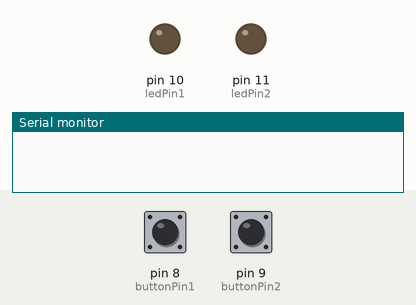
Simulated run of this sketch. Board: Arduino Uno, built with avr-gcc and run on an emulated ATmega328P. Shown: output pins drawn as LEDs (lit = HIGH), the last lines printed to the serial monitor. Inputs (shaded band) come from the test bench; at power-on: pin 8 (buttonPin1) LOW, pin 9 (buttonPin2) LOW.

Above: at 1.2 s.
1.3 s: pin 8 (buttonPin1) pulled HIGH for 0.15 s
At 1.4 s:
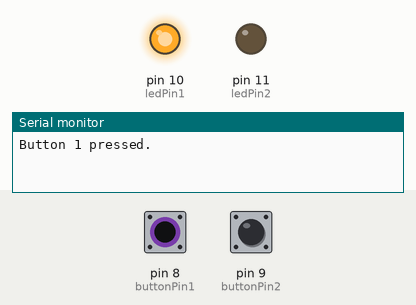
3.0 s: pin 9 (buttonPin2) pulled HIGH for 0.15 s
At 3.1 s:
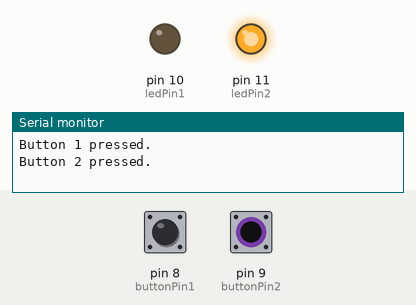
4.7 s: pin 9 (buttonPin2) pulled HIGH for 3.2 s
At 8.9 s:
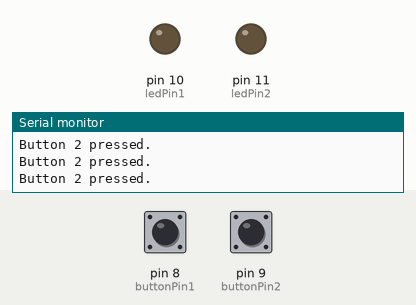
9.4 s: pin 8 (buttonPin1) pulled HIGH for 3.2 s
At 10.0 s:
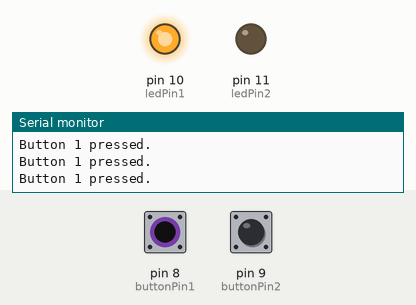
Timing chart, 0 to 14.1 s (numbered marks = the images above; inputs shaded):
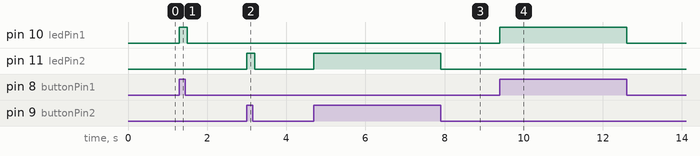

Measured:
- after the input at 1.3 s, pin 10 (ledPin1): LOW → HIGH at once, → LOW 0.20 s later
- after the input at 3.0 s, pin 11 (ledPin2): LOW → HIGH at once, → LOW 0.20 s later
- after the input at 4.7 s, pin 11 (ledPin2): LOW → HIGH at once, → LOW 3.2 s later
- after the input at 9.4 s, pin 10 (ledPin1): LOW → HIGH at once, → LOW 3.2 s later

The sketch:

Jeopardy.ino
```cpp
/*****************************************************
    JEOPARDY
    Create a buzzer system for a homemade jeopardy game.
    Two players have a chance to press their button.
    When one presses it, the corresponding light turns
    on and the Serial monitor will display which
    player pressed the button first.
    ***************************************************/

    // Create variable to store pin numbers for lights and buttons
    int ledPin1 = 10;
    int ledPin2 = 11;
    int buttonPin1 = 8;
    int buttonPin2 = 9;

    // Initalize variables
    void setup() {
      // We're going to be turning the LED on and off by controlling it
      // with the Arduino, so these pins are OUTPUT
      pinMode(ledPin1, OUTPUT);
      pinMode(ledPin2, OUTPUT);
      // We need to read the values from the buttons to know whether
      /// an outside user pressed them, so these pins are INPUT
      pinMode(buttonPin1, INPUT);
      pinMode(buttonPin2, INPUT);
      // Initalize the Serial port to print values to the screen
      Serial.begin(9600);
    }

    // This method repeats continuously while Arduino is powered
    void loop() {
      // Read and store whether either button has been pressed
      int state1 = digitalRead(buttonPin1);
      int state2 = digitalRead(buttonPin2);

      // If the first button is pressed
      if(state1 == HIGH) {
        // Turn on the first LED and turn off the second one
        digitalWrite(ledPin1, HIGH);
        digitalWrite(ledPin2, LOW);

        // Print the first-pressed button onscreen
        Serial.println("Button 1 pressed.");

        // Wait to avoid reading the button as pressed twice
        delay(200);
      }

      // If the second button is pressed
      else if (state2 == HIGH) {
        // Turn the first LED off and the second on
        digitalWrite(ledPin1, LOW);
        digitalWrite(ledPin2, HIGH);

        // Print the user onscreen
        Serial.println("Button 2 pressed.");

        // Wait to avoid reading the button as pressed twice
        delay(200);
      }

      // If neither button has been pressed
      else {
        // Turn off both LEDs
        digitalWrite(ledPin1, LOW);
        digitalWrite(ledPin2, LOW);
      }
    }
```
